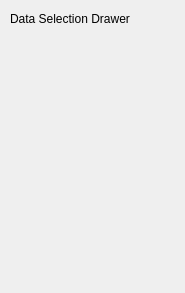
<?xml version="1.0" encoding="UTF-8"?>
<ui version="4.0">
 <class>Form</class>
 <widget class="QWidget" name="Form">
  <property name="geometry">
   <rect>
    <x>0</x>
    <y>0</y>
    <width>185</width>
    <height>293</height>
   </rect>
  </property>
  <property name="windowTitle">
   <string>Form</string>
  </property>
  <widget class="QLabel" name="label">
   <property name="geometry">
    <rect>
     <x>10</x>
     <y>10</y>
     <width>151</width>
     <height>17</height>
    </rect>
   </property>
   <property name="text">
    <string>Data Selection Drawer</string>
   </property>
  </widget>
 </widget>
 <resources/>
 <connections/>
</ui>
